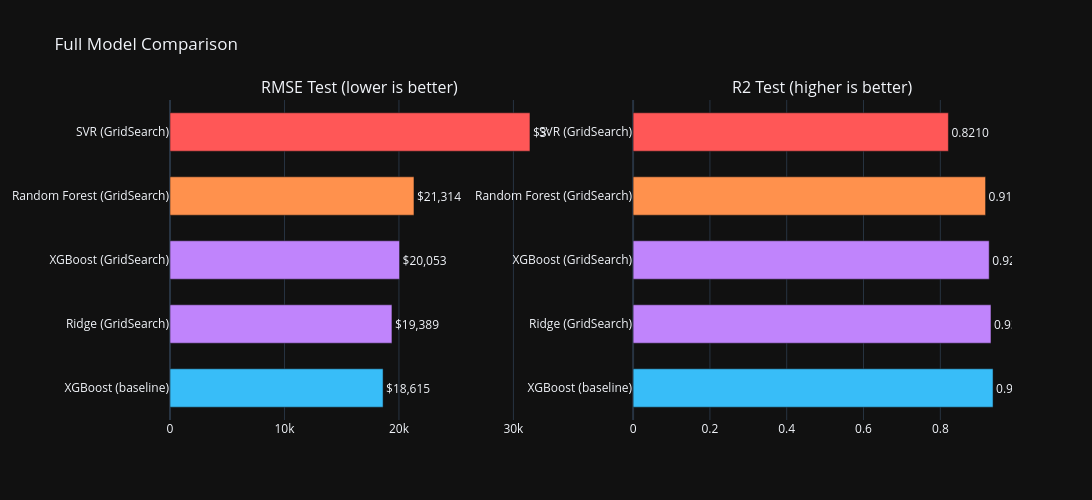

The notebook cell saved with this chart:
### Code cell
fig = make_subplots(
    rows=1, cols=2,
    subplot_titles=["RMSE Test (lower is better)", "R2 Test (higher is better)"],

)

models  = all_results["model"].tolist()
colors  = ["#38bdf8", "#c084fc", "#c084fc", "#ff914d", "#ff5757"]

fig.add_trace(
    go.Bar(
        x=all_results["rmse_test"], y=models,
        orientation="h", marker_color=colors,
        text=[f"${v:,.0f}" for v in all_results["rmse_test"]],
        textposition="outside", showlegend=False,
        width=0.6,

    ),
    row=1, col=1,
)
fig.add_trace(
    go.Bar(
        x=all_results["r2_test"], y=models,
        orientation="h", marker_color=colors,
        text=[f"{v:.4f}" for v in all_results["r2_test"]],
        textposition="outside", showlegend=False,
        width=0.6,
    ),
    row=1, col=2,
)

fig.update_layout(title="Full Model Comparison", height=500, width=1800)
fig.show()

### Figure 1 — Plotly figure (JSON) as saved in the notebook; plotly's stock layout.template omitted (floating-point values rounded to 4 significant figures)
{"data": [{"marker": {"color": ["#38bdf8", "#c084fc", "#c084fc", "#ff914d", "#ff5757"]}, "orientation": "h", "showlegend": false, "text": ["$18,615", "$19,389", "$20,053", "$21,314", "$31,445"], "textposition": "outside", "type": "bar", "width": 0.6, "x": [18620.0, 19390.0, 20050.0, 21310.0, 31440.0], "xaxis": "x", "y": ["XGBoost (baseline)", "Ridge (GridSearch)", "XGBoost (GridSearch)", "Random Forest (GridSearch)", "SVR (GridSearch)"], "yaxis": "y"}, {"marker": {"color": ["#38bdf8", "#c084fc", "#c084fc", "#ff914d", "#ff5757"]}, "orientation": "h", "showlegend": false, "text": ["0.9373", "0.9319", "0.9272", "0.9178", "0.8210"], "textposition": "outside", "type": "bar", "width": 0.6, "x": [0.9373, 0.9319, 0.9272, 0.9178, 0.821], "xaxis": "x2", "y": ["XGBoost (baseline)", "Ridge (GridSearch)", "XGBoost (GridSearch)", "Random Forest (GridSearch)", "SVR (GridSearch)"], "yaxis": "y2"}], "layout": {"annotations": [{"font": {"size": 16}, "showarrow": false, "text": "RMSE Test (lower is better)", "x": 0.225, "xanchor": "center", "xref": "paper", "y": 1, "yanchor": "bottom", "yref": "paper"}, {"font": {"size": 16}, "showarrow": false, "text": "R2 Test (higher is better)", "x": 0.775, "xanchor": "center", "xref": "paper", "y": 1, "yanchor": "bottom", "yref": "paper"}], "height": 500, "title": {"text": "Full Model Comparison"}, "width": 1800, "xaxis": {"anchor": "y", "domain": [0, 0.45]}, "xaxis2": {"anchor": "y2", "domain": [0.55, 1]}, "yaxis": {"anchor": "x", "domain": [0, 1]}, "yaxis2": {"anchor": "x2", "domain": [0, 1]}}}
